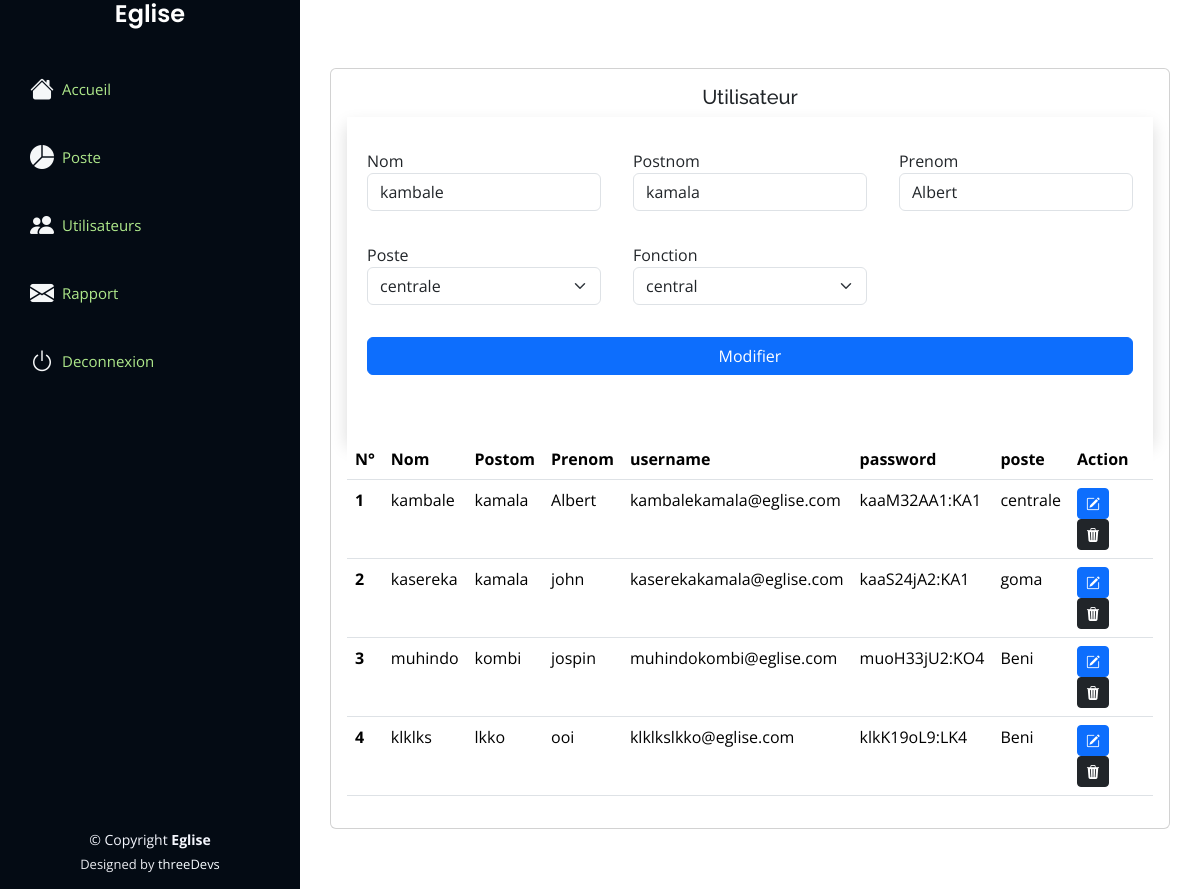
/views/utilisateur.php?new&idmod=1 (signed in), run on the app's committed database.
### tables this page shows
CREATE TABLE `utilisateur` (
  `id` int(11) NOT NULL,
  `nom` text NOT NULL,
  `postnom` text NOT NULL,
  `prenom` text NOT NULL,
  `username` text NOT NULL,
  `fonction` text NOT NULL,
  `poste` int(11) NOT NULL,
  `motdepasse` text NOT NULL,
  `supprimer` int(11) NOT NULL
);

CREATE TABLE `poste` (
  `id` int(11) NOT NULL,
  `nom` text NOT NULL,
  `supprimer` int(11) NOT NULL
);

### views/utilisateur.php (the view, shortened to what this page needs)
<?php
include_once('../connexion/connexion.php');
if(isset($_GET['idmod']))
{
    $id=$_GET['idmod'];
    $action="../models/update/up-utilisateur.php?idmod=$id";
    $bouton="Modifier";
    $req=$connexion->prepare("SELECT * from utilisateur where id=?  and supprimer=0");
    $req->execute(array($id));
    $modData=$req->fetch();
}
else{
    $action="../models/add/add-utilisateur.php";
    $bouton="Enregistrer";
}
?>
<!DOCTYPE html>
<html lang="en">
<head>
    <?php
    include_once('../include/link.php');
    ?>
<?php
include_once('../include/menu.php');
?>
</head>
<body>
  <main id="main" class="main">
        <div class="container">
          <section class="section" id="entrees" >
              <div class="row">
                  <div class="col-lg-12">
                      <div class="card">
                          <div class="card-body">
                              <h5 class="card-title text-center ">Utilisateur</h5>
                              <?php if(isset($_GET['new'])){ ?>
                                <div>
                                  <form  class="shadow p-3"action="<?=$action?>" method="POST" enctype="multipart/form-data">
                                    <div class="row">
                                        <div class="col-xl-4 col-lg-4 col-md-4  col-sm-4 p-3">
                                            <label for="">Nom</span></label>
                                            <input autocomplete="off" required type="text" class="form-control" placeholder="Ex:KAMBALE"  name="nom" <?php if(isset($_GET['idmod'])){ ?> value="<?=$modData['nom']?>" <?php } ?>>
                                        </div>
                                        <div class="col-xl-4 col-lg-4 col-md-4  col-sm-4 p-3">
                                            <label for="">Postnom</span></label>
                                            <input autocomplete="off" required type="text" class="form-control" placeholder="Ex:KAMALA"  name="postnom" <?php if(isset($_GET['idmod'])){ ?> value="<?=$modData['postnom']?>" <?php } ?>>
                                        </div>
                                        <div class="col-xl-4 col-lg-4 col-md-4  col-sm-4 p-3">
                                            <label for="">Prenom</span></label>
                                            <input autocomplete="off" required type="text" class="form-control" placeholder="Ex:Albert"  name="prenom" <?php if(isset($_GET['idmod'])){ ?> value="<?=$modData['prenom']?>" <?php } ?>>
                                        </div>
                                        <div class="col-xl-4 col-lg-4 col-md-4  col-sm-4 p-3">
                                            <label for="">Poste</span></label>
                                            <select name="poste" id="poste" class="form-select">
                                                <?php
                                                $req=$connexion->prepare("SELECT * FROM poste where supprimer=0");
                                                $req->execute();
                                                while($selPoste=$req->fetch())
                                                {
                                                    if(isset($_GET['idmod'])){
                                                    ?>
                                                         <option <?php if($modData['poste']==$selPoste['id']){ ?>selected value="<?php echo $selPoste['id']?>"><?php echo $selPoste['nom']?><?php } else{ ?>value="<?php echo $selPoste['id']?>"><?php echo $selPoste['nom']?><?php }?></option>
                                                    <?php
                                                    }else{
                                                    ?>
                                                    <option value="<?php echo $selPoste['id']?>"><?php echo $selPoste['nom']?></option>
                                                    <?php
                                                    } }
                                                    ?>
                                            </select>
                                        </div>
                                        <div class="col-xl-4 col-lg-4 col-md-4  col-sm-4 p-3">
                                            <label for="">Fonction</span></label>
                                            <select name="fonction" id="fonction" class="form-select">
                                               <option value="1">central</option>
                                            </select>
                                        </div>
                                    <div class="col-xl-12 col-lg-12 col-md-12 mt-10 col-sm-12 p-3 aling-center">
                                        <input type="submit" class="btn btn-primary w-100" name="valider" value="<?=$bouton?>">
                                    </div>
                                    <div class="col-xl-12 col-lg-12 col-md-12 mt-10 col-sm-12 p-3 aling-center">
                                    </div>
                                    </div>
                                  </form>
                                  </div>
                              <?php }else{ ?>
                                  <a href="utilisateur.php?new" class=" btn btn-outline-primary bi bi-plus">Ajouter</a>
                              <?php }?>
                              <div class="table-responsive">
                                <table class="table datatable">
                                    <thead>
                                        <tr>
                                            <th scope="col">N°</th>
                                            <th scope="col">Nom</th>
                                            <th scope="col">Postom</th>
                                            <th scope="col">Prenom</th>
                                            <th scope="col">username</th>
                                            <th scope="col">password</th>
                                            <th scope="col">poste</th>
                                            <th scope="col">Action</th>
                                        </tr>
                                    </thead>
                                    <tbody>
                                        <?php
                                        $req=$connexion->prepare("SELECT utilisateur.*,poste.nom as nomposte from utilisateur,poste where utilisateur.poste=poste.id;");
                                        $req->execute();
                                        $numero=0;
                                        while($data=$req->fetch())
                                        {
                                            $numero++;
                                        ?>
                                       <tr>
                                            <th scope="row"><?php echo $numero; ?></th>
                                            <td><?php echo $data['nom'] ?></td>
                                            <td><?php echo $data['postnom'] ?></td>
                                            <td><?php echo $data['prenom'] ?></td>
                                            <td><?php echo $data['username']?></td>
                                            <td><?php echo $data['motdepasse']?></td>
                                            <td><?php echo $data['nomposte']?></td>
                                            <td>
                                                <a href="utilisateur.php?new&idmod=<?=$data['id']?>" class="btn btn-primary btn-sm "><i
                                                        class="bi bi-pencil-square"></i></a>
                                                <a onclick=" return confirm('Voulez-vous vraiment supprimer ?')"
                                                    href="../models/del/del-utilisateur.php?iddel=<?=$data['id'] ?>"
                                                    class="btn btn-dark btn-sm "><i class="bi bi-trash3-fill"></i></a>
                                           </td>
                                       </tr>
                                        <?php } ?>
                                    </tbody>
                                </table>
                              </div>
                          </div>
                      </div>
                  </div>
              </div>
          </section>
        </div>
    </main>
  <footer id="footer">
  <?php
    include_once('../include/footer.php');
    ?>
  </footer>
</body>
</html>

### assets/assets/css/style.css (style rules this page uses)
body { font-family: "Open Sans", sans-serif; color: #feffff; }
a { color: #f7fcff; text-decoration: none; }
h1, h2, h3, h4, h5, h6 { font-family: "Raleway", sans-serif; }
#main { margin-left: 300px; }
.container, .container-fluid { padding-left: 30px; padding-right: 30px; }
section { padding: 60px 0; overflow: hidden; }
#footer { padding: 15px; color: #f4f6fd; font-size: 14px; position: fixed; left: 0; bottom: 0; width: 300px; z-index: 9999; background: #040b14; }

### data on the page
utilisateur: nom "kambale", postnom "kamala", prenom "Albert", poste "centrale", username "kambalekamala@eglise.com", motdepasse "kaaM32AA1:KA1", poste.nom "centrale"
utilisateur: nom "kasereka", postnom "kamala", prenom "john", username "kaserekakamala@eglise.com", motdepasse "kaaS24jA2:KA1", poste.nom "goma"
utilisateur: nom "muhindo", postnom "kombi", prenom "jospin", username "muhindokombi@eglise.com", motdepasse "muoH33jU2:KO4", poste.nom "Beni"
utilisateur: nom "klklks", postnom "lkko", prenom "ooi", username "klklkslkko@eglise.com", motdepasse "klkK19oL9:LK4", poste.nom "Beni"
